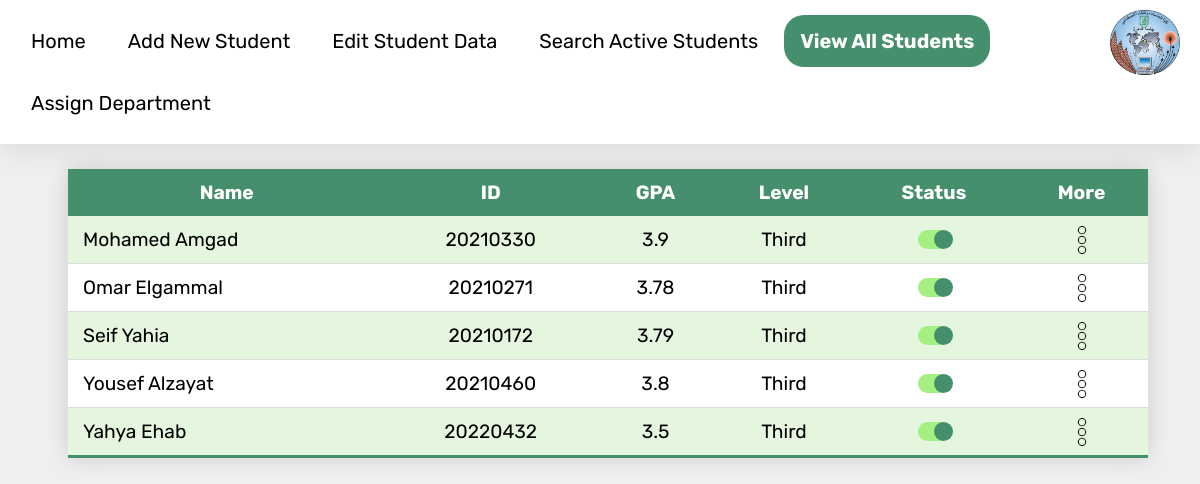
Page /viewAll.html on the committed database.
### WebApp/models.py (models this page shows)
class Student(models.Model):
    name = models.CharField(max_length=100, null=True)
    dob = models.DateField(default='2000-01-01')
    phone = models.CharField(max_length=11, null=True)
    email = models.EmailField(null=True)
    gender = models.CharField(max_length=6, choices=[('Male', 'Male'), ('Female', 'Female')], default='Male')
    status = models.CharField(max_length=10, choices=[('Active', 'Active'), ('Inactive', 'Inactive')], default='Active')
    level = models.CharField(max_length=10, choices=[('First', 'First'), ('Second', 'Second'), ('Third', 'Third'), ('Fourth', 'Fourth')],null=True)
    gpa = models.FloatField(null=True)
    dept = models.CharField(max_length=10, choices=[('CS', 'CS'), ('IT', 'IT'), ('IS', 'IS'), ('DS', 'DS'), ('General', 'General'),('AI', 'AI')], default='General')
    studNum = models.CharField(max_length=8, primary_key=True)

### WebApp/views.py (the view)
# urls.py: path('viewAll.html', views.viewAll, name='viewAll'),
def viewAll(request):
    ctx = {
        'currentPage': 'viewAll',
        'students': Student.objects.all()
    }
    return render(request, 'viewAll.html', ctx)

### templates/viewAll.html (shortened to what this page needs)
{%extends 'navbar.html'%}
{%block content%}
{%load static%}
<!DOCTYPE html>
<html lang="en">
<head>
    <link rel="stylesheet" href="{%static 'styles/viewAll.css'%}">
    <link rel="stylesheet" media="screen and (min-device-width: 768px)" href="{%static 'styles/navbar.css'%}">
    <link rel="stylesheet" media="screen and (max-device-width: 768px)" href="{%static 'styles/navbarPhone.css'%}">
</head>
<body>
    {% if students %}
    <table id="Table">
        <thead>
            <tr>
                <th>Name</th>
                <th>ID</th>
                <th>GPA</th>
                <th>Level</th>
                <th>Status</th>
                <th>More</th>
            </tr>
        </thead>
        <tbody>
            {% for student in students%}
            <tr class="mainRow">
                <td>{{student.name}}</td>
                <td>{{student.studNum}}</td>
                <td>{{student.gpa}}</td>
                <td>{{student.level}}</td>
                <td>
                    <div class="checkbox">
                        {% if student.status == 'Active'%}
                        <label for="check{{student.studNum}}"></label>
                        {%else%}
                        <input type="checkbox" value="Inactive" id="check{{student.studNum}}"
                            onclick="changeStatus('check{{student.studNum}}')">
                        <label for="check{{student.studNum}}"></label>
                        {%endif%}
                    </div>
                </td>
                <td onclick="popUp('modal{{student.studNum}}')"></td>
            </tr>
            {%endfor%}
        </tbody>
    </table>
    {% endif %}
</body>
</html>
{%endblock%}

### templates/navbar.html (shortened to what this page needs)
{% load static %}
<head>
</head>
<nav id="navbar">
    <img id="logo" src="{%static 'resources/FCAI-Logo.png'%}" alt="FCAI Logo">
    <div class="menu">
        <a class="navbarItems" href="{% url 'index' %}" {% if currentPage == 'index' %} id="current" {% endif %}>Home</a>
        <a class="navbarItems" href="{% url 'newStudent' %}" {% if currentPage == 'newStudent' %} id="current" {% endif %}>Add New Student</a>
        <a class="navbarItems" href="{% url 'editStudent' %}" {% if currentPage == 'editStudent' %} id="current" {% endif %}>Edit Student Data</a>
        <a class="navbarItems" href="{% url 'search' %}" {% if currentPage == 'search' %} id="current" {% endif %}>Search Active Students</a>
        <a class="navbarItems" href="{% url 'viewAll' %}" {% if currentPage == 'viewAll' %} id="current" {% endif %}>View All Students</a>
        <a class="navbarItems" href="{% url 'deptAssign' %}" {% if currentPage == 'deptAssign' %} id="current" {% endif %}>Assign Department</a>
    </div>
</nav>
{%block content%}
{%endblock%}

### WebProject/static/styles/viewAll.css (style rules this page uses)
body { background-color: #EFEFEF; }
table { position: absolute; margin: calc((100% - 90%)/2); margin-top: 5px; width: 90%; text-align: center; border-collapse: collapse; font-size: 1.2em; font-family: 'Rubik', sans-serif; min-width: 400px; box-shadow: 0 0 20px rgba(0, 0, 0, 0.15); }
table th, table td { padding: 12px 15px; }
table thead tr { background-color: #458F6C; color: #ffffff; text-align: center; }
table tbody tr { border-bottom: 1px solid #dddddd; background-color: #ffffff; }
table tbody tr:nth-child(even) { background-color: #d2ffc265; }
table tbody tr:nth-child(n) :first-child { text-align: left; }
tr td:nth-child(n + 6) { background-image: url(../resources/three-dots.png); background-size: 42px 42px; background-position: center; background-repeat: no-repeat; }
table tbody tr:last-of-type { border-bottom: 3px solid #458F6C; }
div input[type='checkbox']+label { position: relative; display: flex; justify-content: center; width: 32px; }
div input[type='checkbox']:checked+label { position: relative; display: flex; justify-content: center; width: 32px; }
div input[type='checkbox']+label::before { content: ""; width: 2em; height: 1em; background-color: #d7d6d6; border-radius: 31px; }
div input[type='checkbox']:checked+label::before { content: ""; width: 2em; height: 1em; background-color: #a5f080; border-radius: 31px; }
div input[type='checkbox']+label::after { content: ""; width: 1em; height: 1em; background-color: #8f8f8f; border-radius: 31px; position: absolute; left: 0px; transition: background-color 0.3s ease-in-out, left 0.5s ease-in-out; }
div input[type='checkbox']:checked+label::after { content: ""; width: 1em; height: 1em; background-color: #458F6C; border-radius: 31px; position: absolute; left: 16px; transition: background-color 0.3s ease-in-out, left 0.5s ease-in-out; }
div.checkbox { display: flex; align-items: center; justify-content: center; }

### WebProject/static/styles/navbar.css (style rules this page uses)
#navbar { background-color: white; margin: -8px -8px 20px; padding: 10px; overflow: hidden; box-shadow: 0 7px 25px rgba(0,0,0,0.08); }
.navbarItems { float: left; display: block; margin: 5px; padding: 14px 16px; color: black; text-align: center; font-size: 20px; text-decoration: none; font-family: 'Rubik', sans-serif; border-radius: 20px; }
#current { background-color: #458F6C; color: white; font-weight: bold; }
#logo { float: right; width: 70px; height: 65px; margin-right: 10px; }

### WebProject/static/styles/navbarPhone.css (style rules this page uses)
#navbar { background-color: white; padding: 10px; overflow: hidden; box-shadow: 0 7px 25px rgba(0,0,0,0.08); }
.navbarItems { display: block; margin: 5px; padding: 14px; color: black; text-align: center; font-size: 20px; text-decoration: none; font-family: 'Rubik', sans-serif; border-radius: 20px; }
#current { background-color: #458F6C; color: white; font-weight: bold; }
#logo { float: right; margin-top: -65px; }
.menu { display: none; background-color: white; text-align: center; padding: 16px 0; }
.menu a + a { margin-top: 12px; }
#logo { float: right; width: 70px; height: 65px; margin-right: 10px; }

### rows in the picture
Student: name "Mohamed Amgad", studNum "20210330", gpa "3.9", level "Third"
Student: name "Omar Elgammal", studNum "20210271", gpa "3.78", level "Third"
Student: name "Seif Yahia", studNum "20210172", gpa "3.79", level "Third"
Student: name "Yousef Alzayat", studNum "20210460", gpa "3.8", level "Third"
Student: name "Yahya Ehab", studNum "20220432", gpa "3.5", level "Third"
